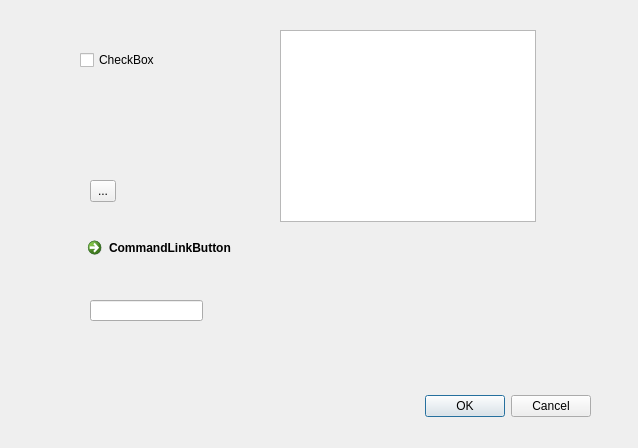
<?xml version="1.0" encoding="UTF-8"?>
<ui version="4.0">
 <class>Dialog</class>
 <widget class="QDialog" name="Dialog">
  <property name="geometry">
   <rect>
    <x>0</x>
    <y>0</y>
    <width>638</width>
    <height>448</height>
   </rect>
  </property>
  <property name="windowTitle">
   <string>Dialog</string>
  </property>
  <widget class="QDialogButtonBox" name="buttonBox">
   <property name="geometry">
    <rect>
     <x>250</x>
     <y>390</y>
     <width>341</width>
     <height>32</height>
    </rect>
   </property>
   <property name="orientation">
    <enum>Qt::Horizontal</enum>
   </property>
   <property name="standardButtons">
    <set>QDialogButtonBox::Cancel|QDialogButtonBox::Ok</set>
   </property>
  </widget>
  <widget class="QCheckBox" name="checkBox">
   <property name="geometry">
    <rect>
     <x>80</x>
     <y>50</y>
     <width>87</width>
     <height>20</height>
    </rect>
   </property>
   <property name="text">
    <string>CheckBox</string>
   </property>
  </widget>
  <widget class="QCommandLinkButton" name="commandLinkButton">
   <property name="geometry">
    <rect>
     <x>80</x>
     <y>230</y>
     <width>193</width>
     <height>41</height>
    </rect>
   </property>
   <property name="text">
    <string>CommandLinkButton</string>
   </property>
  </widget>
  <widget class="QToolButton" name="toolButton">
   <property name="geometry">
    <rect>
     <x>90</x>
     <y>180</y>
     <width>26</width>
     <height>22</height>
    </rect>
   </property>
   <property name="text">
    <string>...</string>
   </property>
  </widget>
  <widget class="QListView" name="listView">
   <property name="geometry">
    <rect>
     <x>280</x>
     <y>30</y>
     <width>256</width>
     <height>192</height>
    </rect>
   </property>
  </widget>
  <widget class="QLineEdit" name="lineEdit">
   <property name="geometry">
    <rect>
     <x>90</x>
     <y>300</y>
     <width>113</width>
     <height>21</height>
    </rect>
   </property>
  </widget>
 </widget>
 <resources/>
 <connections>
  <connection>
   <sender>buttonBox</sender>
   <signal>accepted()</signal>
   <receiver>Dialog</receiver>
   <slot>accept()</slot>
   <hints>
    <hint type="sourcelabel">
     <x>248</x>
     <y>254</y>
    </hint>
    <hint type="destinationlabel">
     <x>157</x>
     <y>274</y>
    </hint>
   </hints>
  </connection>
  <connection>
   <sender>buttonBox</sender>
   <signal>rejected()</signal>
   <receiver>Dialog</receiver>
   <slot>reject()</slot>
   <hints>
    <hint type="sourcelabel">
     <x>316</x>
     <y>260</y>
    </hint>
    <hint type="destinationlabel">
     <x>286</x>
     <y>274</y>
    </hint>
   </hints>
  </connection>
 </connections>
</ui>
